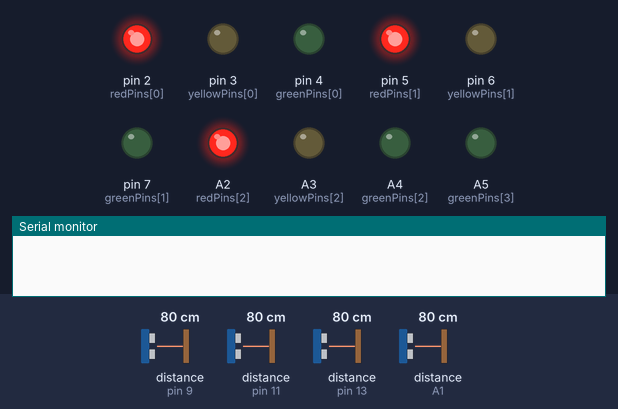
Bench run of a sketch on a simulated Arduino Nano, built with avr-gcc and run on an emulated ATmega328P. On the bench: output pins drawn as LEDs (lit = HIGH), the last lines printed to the serial monitor. Wiring (inferred from the names in the program): 4 × ultrasonic range finder: trigger pin 8, echo pin 9 / trigger pin 10, echo pin 11 / trigger pin 12, echo pin 13 / trigger A0, echo A1. Inputs (shaded band) come from the test bench; at power-on: distance to the obstacle (sensors on pin 9, pin 11, pin 13, A1) 80 cm. The echo pulse lasts 58.3 µs per cm; pins used as bus, display or sensor lines are not drawn.

Above: at 0.1 s.
At 30.1 s:
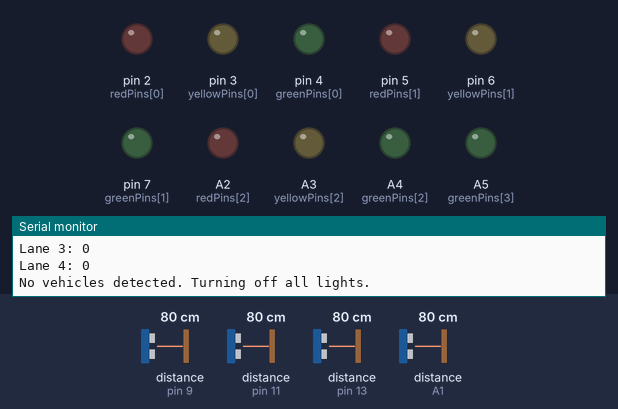
Timing chart, 0 to 31.6 s (numbered marks = the images above):
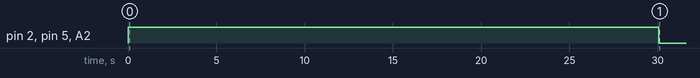

Measured:
- by itself, pin 2 (redPins[0]), pin 5 (redPins[1]), A2 (redPins[2]): HIGH → LOW at 30.1 s

The sketch:

Smart_Traffic_Light_System_EE_GROUP18_code.ino
```cpp
// Smart Traffic Light System with Dynamic Congestion Control

const int trigPins[4] = {8, 10, 12, A0};
const int echoPins[4] = {9, 11, 13,A1};
const int redPins[4] = {2, 5, A2, A7};
const int yellowPins[4] = {3, 6, A3, A6};
const int greenPins[4] = {4, 7, A4, A5};

const int greenTimeBase = 5000; // Minimum green time (5s)
const int extraTimePerCar = 500; // Additional time per car (0.5s)
const int maxGreenTime = 20000; // Max green time (20s)
const int detectionThreshold = 50; // Vehicle detection range (cm)
const int cycleTime = 30000; // 30s cycle time

int vehicleCounts[4] = {0, 0, 0, 0};
bool prevDetection[4] = {false, false, false, false};
unsigned long lastCheckTime = 0;

void setup() {
    Serial.begin(9600);
    for (int i = 0; i < 4; i++) {
        pinMode(trigPins[i], OUTPUT);
        pinMode(echoPins[i], INPUT);
        pinMode(redPins[i], OUTPUT);
        pinMode(yellowPins[i], OUTPUT);
        pinMode(greenPins[i], OUTPUT);
        digitalWrite(redPins[i], HIGH); // Start with all red
    }
    lastCheckTime = millis();
}

long getDistance(int trigPin, int echoPin) {
    digitalWrite(trigPin, LOW);
    delayMicroseconds(2);
    digitalWrite(trigPin, HIGH);
    delayMicroseconds(10);
    digitalWrite(trigPin, LOW);
    long duration = pulseIn(echoPin, HIGH, 30000);
    return (duration == 0) ? 9999 : duration * 0.034 / 2;
}

void updateVehicleCounts() {
    for (int i = 0; i < 4; i++) {
        bool currentDetection = (getDistance(trigPins[i], echoPins[i]) <= detectionThreshold);
        if (currentDetection && !prevDetection[i]) {
            vehicleCounts[i]++;
        }
        prevDetection[i] = currentDetection;
    }
}

void displayVehicleCounts() {
    Serial.println("\nVehicle Counts:");
    for (int i = 0; i < 4; i++) {
        Serial.print("Lane "); Serial.print(i + 1);
        Serial.print(": "); Serial.println(vehicleCounts[i]);
    }
}

void getMostCongestedLanes(bool lanes[4]) {
    int maxCount = -1;
    for (int i = 0; i < 4; i++) {
        if (vehicleCounts[i] > maxCount) {
            maxCount = vehicleCounts[i];
        }
    }
    for (int i = 0; i < 4; i++) {
        lanes[i] = (vehicleCounts[i] == maxCount && maxCount > 0);
    }
}

void resetTrafficLights() {
    for (int i = 0; i < 4; i++) {
        digitalWrite(redPins[i], LOW);
        digitalWrite(yellowPins[i], LOW);
        digitalWrite(greenPins[i], LOW);
    }
}

void controlTraffic() {
    bool lanes[4] = {false, false, false, false};
    getMostCongestedLanes(lanes);

    bool anyLaneActive = false;
    for (int i = 0; i < 4; i++) {
        if (lanes[i]) {
            anyLaneActive = true;
            int greenTime = min(greenTimeBase + vehicleCounts[i] * extraTimePerCar, maxGreenTime);
            resetTrafficLights();
            digitalWrite(redPins[i], LOW);
            digitalWrite(greenPins[i], HIGH);
            delay(greenTime);
            digitalWrite(greenPins[i], LOW);
            digitalWrite(yellowPins[i], HIGH);
            delay(3000);
            digitalWrite(yellowPins[i], LOW);
            digitalWrite(redPins[i], HIGH);
        }
    }
    if (!anyLaneActive) {
        Serial.println("No vehicles detected. Turning off all lights.");
        resetTrafficLights();
    }
}

void loop() {
    updateVehicleCounts();
    if (millis() - lastCheckTime >= cycleTime) {
        displayVehicleCounts();
        controlTraffic();
        memset(vehicleCounts, 0, sizeof(vehicleCounts));
        lastCheckTime = millis();
    }
}
```
